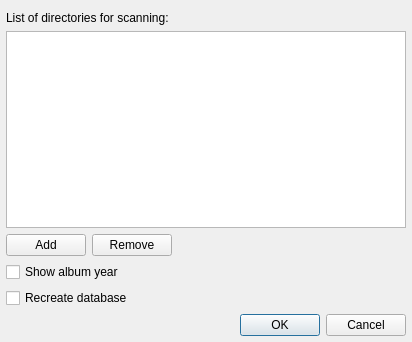
<?xml version="1.0" encoding="UTF-8"?>
<ui version="4.0">
 <class>LibrarySettingsDialog</class>
 <widget class="QDialog" name="LibrarySettingsDialog">
  <property name="geometry">
   <rect>
    <x>0</x>
    <y>0</y>
    <width>412</width>
    <height>342</height>
   </rect>
  </property>
  <property name="windowTitle">
   <string>Media Library Settings</string>
  </property>
  <layout class="QGridLayout" name="gridLayout">
   <property name="leftMargin">
    <number>6</number>
   </property>
   <property name="rightMargin">
    <number>6</number>
   </property>
   <property name="bottomMargin">
    <number>6</number>
   </property>
   <item row="5" column="0" colspan="2">
    <widget class="QDialogButtonBox" name="buttonBox">
     <property name="orientation">
      <enum>Qt::Horizontal</enum>
     </property>
     <property name="standardButtons">
      <set>QDialogButtonBox::Cancel|QDialogButtonBox::Ok</set>
     </property>
    </widget>
   </item>
   <item row="4" column="0" colspan="2">
    <widget class="QCheckBox" name="recreateDatabaseCheckBox">
     <property name="text">
      <string>Recreate database</string>
     </property>
    </widget>
   </item>
   <item row="3" column="0" colspan="2">
    <widget class="QCheckBox" name="showYearCheckBox">
     <property name="text">
      <string>Show album year</string>
     </property>
    </widget>
   </item>
   <item row="2" column="0" colspan="2">
    <layout class="QHBoxLayout" name="horizontalLayout">
     <item>
      <widget class="QPushButton" name="addDirButton">
       <property name="text">
        <string>Add</string>
       </property>
       <property name="icon">
        <iconset theme="list-add">
         <normaloff>.</normaloff>.</iconset>
       </property>
      </widget>
     </item>
     <item>
      <widget class="QPushButton" name="removeDirButton">
       <property name="text">
        <string>Remove</string>
       </property>
       <property name="icon">
        <iconset theme="list-remove">
         <normaloff>.</normaloff>.</iconset>
       </property>
      </widget>
     </item>
     <item>
      <spacer name="horizontalSpacer">
       <property name="orientation">
        <enum>Qt::Horizontal</enum>
       </property>
       <property name="sizeHint" stdset="0">
        <size>
         <width>264</width>
         <height>17</height>
        </size>
       </property>
      </spacer>
     </item>
    </layout>
   </item>
   <item row="1" column="0" colspan="2">
    <widget class="QListWidget" name="dirsListWidget"/>
   </item>
   <item row="0" column="0" colspan="2">
    <widget class="QLabel" name="label">
     <property name="text">
      <string>List of directories for scanning:</string>
     </property>
    </widget>
   </item>
  </layout>
 </widget>
 <resources/>
 <connections>
  <connection>
   <sender>buttonBox</sender>
   <signal>accepted()</signal>
   <receiver>LibrarySettingsDialog</receiver>
   <slot>accept()</slot>
   <hints>
    <hint type="sourcelabel">
     <x>248</x>
     <y>254</y>
    </hint>
    <hint type="destinationlabel">
     <x>157</x>
     <y>274</y>
    </hint>
   </hints>
  </connection>
  <connection>
   <sender>buttonBox</sender>
   <signal>rejected()</signal>
   <receiver>LibrarySettingsDialog</receiver>
   <slot>reject()</slot>
   <hints>
    <hint type="sourcelabel">
     <x>316</x>
     <y>260</y>
    </hint>
    <hint type="destinationlabel">
     <x>286</x>
     <y>274</y>
    </hint>
   </hints>
  </connection>
 </connections>
</ui>
